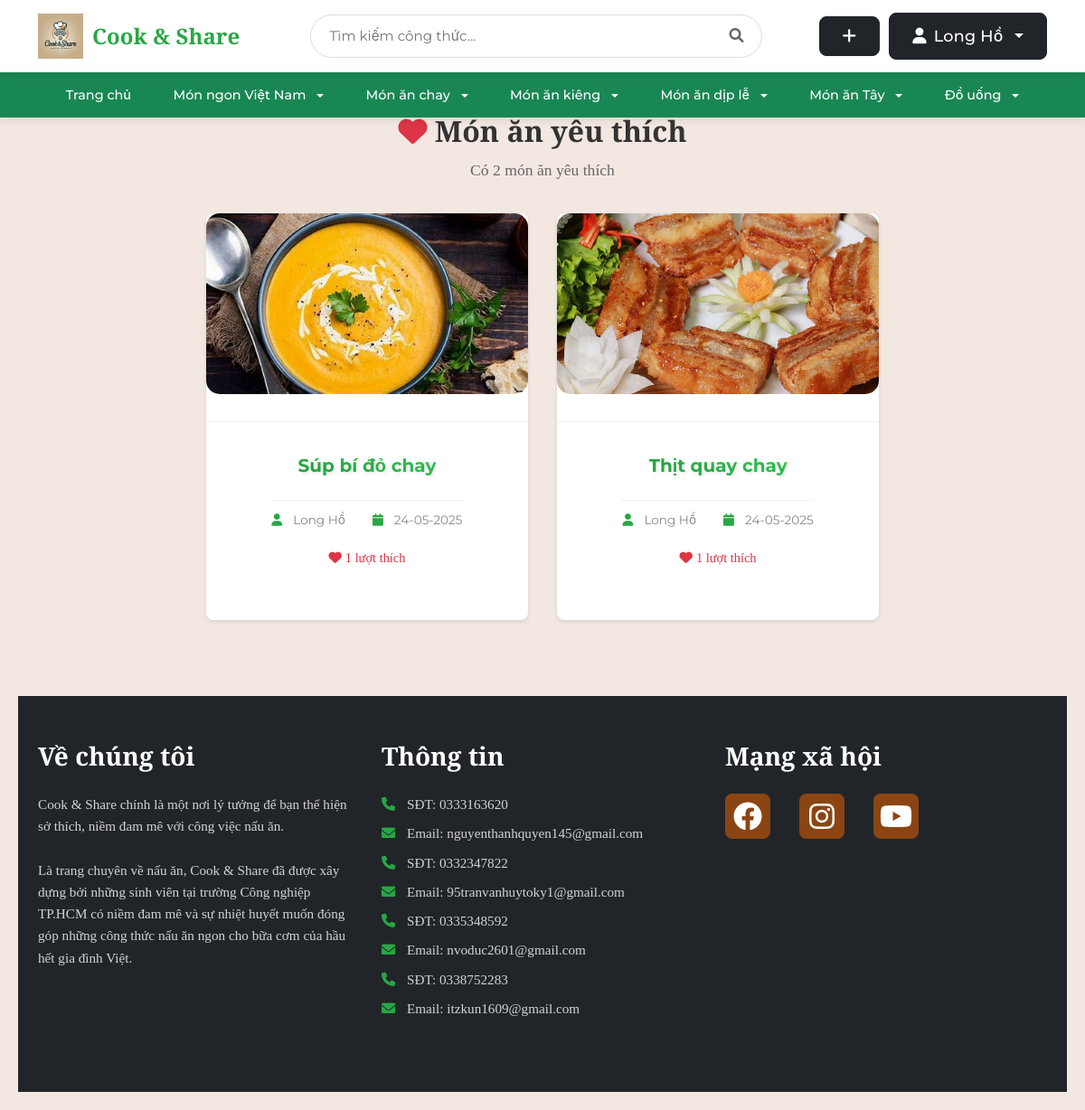
The app's page /favorites (signed in) with its own data.
### tables this page shows
CREATE TABLE user (
    id INTEGER PRIMARY KEY AUTOINCREMENT,
    username TEXT UNIQUE NOT NULL,
    password TEXT NOT NULL,
    email TEXT UNIQUE NOT NULL,
    created TIMESTAMP NOT NULL DEFAULT CURRENT_TIMESTAMP,
    avatar_path TEXT,
    role TEXT NOT NULL DEFAULT 'user',
    is_blocked BOOLEAN NOT NULL DEFAULT 0,
    gender TEXT,
    birthdate DATE,
    phone TEXT
);

CREATE TABLE blog_images (
    id INTEGER PRIMARY KEY AUTOINCREMENT,
    post_id INTEGER NOT NULL,
    image_path TEXT NOT NULL,
    is_main_image BOOLEAN DEFAULT 0,
    created TIMESTAMP NOT NULL DEFAULT CURRENT_TIMESTAMP,
    FOREIGN KEY (post_id) REFERENCES post (id) ON DELETE CASCADE
);

CREATE TABLE post (
    id INTEGER PRIMARY KEY AUTOINCREMENT,
    author_id INTEGER NOT NULL,
    created TIMESTAMP NOT NULL DEFAULT CURRENT_TIMESTAMP,
    title TEXT NOT NULL,
    description TEXT,
    ingredients TEXT NOT NULL,
    instructions TEXT NOT NULL,
    cooking_time INTEGER DEFAULT 0,
    servings INTEGER DEFAULT 1,
    FOREIGN KEY (author_id) REFERENCES user (id)
);

### share_recipe/blog.py (the view)
@bp.route('/favorites')
@login_required
def favorites():
    db = get_db()
    page = request.args.get('page', 1, type=int)
    per_page = 9
    offset = (page - 1) * per_page
    favorites = db.execute(
        'SELECT p.id, p.title, p.created, p.author_id, '
        'u.username, bi.image_path, '
        '(SELECT COUNT(*) FROM favorites f WHERE f.post_id = p.id) as like_count '
        'FROM favorites f '
        'JOIN post p ON f.post_id = p.id '
        'JOIN user u ON p.author_id = u.id '
        'LEFT JOIN blog_images bi ON p.id = bi.post_id AND bi.is_main_image = 1 '
        'WHERE f.user_id = ? '
        'ORDER BY f.created_at DESC '
        'LIMIT ? OFFSET ?',
        (g.user['id'], per_page, offset)
    ).fetchall()
    total_favorites = db.execute(
        'SELECT COUNT(*) FROM favorites WHERE user_id = ?',
        (g.user['id'],)
    ).fetchone()[0]
    total_pages = (total_favorites + per_page - 1) // per_page
    return render_template('blog/favorites.html',
                         favorites=favorites,
                         page=page,
                         total_pages=total_pages)

### share_recipe/templates/blog/favorites.html (shortened to what this page needs)
{% extends 'base.html' %}
{% block content %}
<div class="search-results-container">
    <div class="search-header">
        <h1><i class="fas fa-heart text-danger"></i> Món ăn yêu thích</h1>
        {% if favorites %}
            <p>Có {{ favorites|length }} món ăn yêu thích</p>
        {% endif %}
    </div>
    {% if favorites %}
        <div class="recipe-grid">
            {% for post in favorites %}
                <div class="recipe-card">
                    <a href="{{ url_for('blog.detail', id=post['id']) }}" class="recipe-link">
                        <div class="recipe-image">
                            {% if post.image_path %}
                                <img src="{{ url_for('static', filename=post.image_path) }}" alt="{{ post['title'] }}">
                            {% else %}
                                <img src="{{ url_for('static', filename='default-recipe.jpg') }}" alt="{{ post['title'] }}">
                            {% endif %}
                        </div>
                        <div class="recipe-info">
                            <h2 class="recipe-title">{{ post['title'] }}</h2>
                            <div class="recipe-meta">
                                <span class="author">
                                    <i class="fas fa-user"></i> {{ post['username'] }}
                                </span>
                                <span class="date">
                                    <i class="fas fa-calendar"></i> {{ post['created'].strftime('%d-%m-%Y') }}
                                </span>
                            </div>
                            <div class="recipe-stats">
                                <span class="likes">
                                    <i class="fas fa-heart"></i> {{ post['like_count'] }} lượt thích
                                </span>
                            </div>
                        </div>
                    </a>
                </div>
            {% endfor %}
        </div>
    {% else %}
        <div class="no-results">
            <p>Bạn chưa có món ăn yêu thích nào</p>
            <a href="{{ url_for('blog.index') }}" class="btn btn-primary">Khám phá công thức</a>
        </div>
    {% endif %}
</div>
{% endblock %}

### share_recipe/templates/base.html (shortened to what this page needs)
<!DOCTYPE html>
<html>
<head>
    <link rel="stylesheet" href="https://cdn.jsdelivr.net/npm/bootstrap@5.3.0/dist/css/bootstrap.min.css">
    <link rel="stylesheet" href="https://cdnjs.cloudflare.com/ajax/libs/font-awesome/6.0.0/css/all.min.css">
    {% block head %}
    <link rel="stylesheet" href="{{ url_for('static', filename='base.css') }}">
    <link rel="stylesheet" href="{{ url_for('static', filename='login.css') }}">
    <link rel="stylesheet" href="{{ url_for('static', filename='register.css') }}">
    <link rel="stylesheet" href="{{ url_for('static', filename='index.css') }}">
    <link rel="stylesheet" href="{{ url_for('static', filename='detail.css') }}">
    {% endblock %}
</head>
<body>
    <nav class="navbar navbar-expand-lg">
        <div class="container">
            <a class="navbar-brand" href="{{ url_for('blog.index') }}">
                <img src="{{ url_for('static', filename='uploads/logo/Logo_home.webp') }}" alt="Cook & Share" style="height: 50px;">
                <span class="brand-text">Cook & Share</span>
            </a>
            <div class="search-container">
                <form action="{{ url_for('blog.search') }}" method="get" class="search-box">
                    <input type="text" name="q" class="search-input" placeholder="Tìm kiếm công thức..." value="{{ request.args.get('q', '') }}">
                    <button type="submit" class="search-button">
                        <i class="fas fa-search"></i>
                    </button>
                </form>
            </div>
            <div class="user-actions">
                {% if g.user %}
                    <a href="{{ url_for('blog.create') }}" class="btn btn-dark btn-custom" title="Tạo công thức mới">
                        <i class="fas fa-plus"></i>
                    </a>
                    <div class="dropdown">
                        <button class="btn btn-dark btn-custom dropdown-toggle" type="button" id="userDropdown" data-bs-toggle="dropdown" aria-expanded="false">
                            {% if g.user.avatar_path %}
                                <img src="{{ url_for('static', filename=g.user.avatar_path) }}" class="user-avatar" alt="Avatar">
                            {% else %}
                                <i class="fas fa-user"></i>
                            {% endif %}
                            {{ g.user['username'] }}
                        </button>
                    </div>
                {% endif %}
            </div>
        </div>
    </nav>
    <nav class="navbar navbar-expand-lg bg-success">
        <div class="container">
            <div class="collapse navbar-collapse justify-content-center" id="categoryNav">
                <ul class="navbar-nav">
                    <li class="nav-item">
                        <a class="nav-link text-white" href="{{ url_for('blog.index') }}">Trang chủ</a>
                    </li>
                    <li class="nav-item dropdown">
                        <a class="nav-link text-white dropdown-toggle" href="#" role="button" data-bs-toggle="dropdown" aria-expanded="false">
                            Món ngon Việt Nam
                        </a>
                    </li>
                    <li class="nav-item dropdown">
                        <a class="nav-link text-white dropdown-toggle" href="#" role="button" data-bs-toggle="dropdown" aria-expanded="false">
                            Món ăn chay
                        </a>
                    </li>
                    <li class="nav-item dropdown">
                        <a class="nav-link text-white dropdown-toggle" href="#" role="button" data-bs-toggle="dropdown" aria-expanded="false">
                            Món ăn kiêng
                        </a>
                    </li>
                    <li class="nav-item dropdown">
                        <a class="nav-link text-white dropdown-toggle" href="#" role="button" data-bs-toggle="dropdown" aria-expanded="false">
                            Món ăn dịp lễ
                        </a>
                    </li>
                    <li class="nav-item dropdown">
                        <a class="nav-link text-white dropdown-toggle" href="#" role="button" data-bs-toggle="dropdown" aria-expanded="false">
                            Món ăn Tây
                        </a>
                    </li>
                    <li class="nav-item dropdown">
                        <a class="nav-link text-white dropdown-toggle" href="#" role="button" data-bs-toggle="dropdown" aria-expanded="false">
                            Đồ uống
                        </a>
                    </li>
                </ul>
            </div>
        </div>
    </nav>
    <div class="main-container">
        <div class="content">
            {% block content %}{% endblock %}
        </div>
    </div>
    <footer class="footer bg-dark text-white py-5">
        <div class="container">
            <div class="row">
                <div class="col-md-4 mb-4">
                    <h2 class="footer-heading mb-4">Về chúng tôi</h2>
                    <p>Cook & Share chính là một nơi lý tưởng để bạn thể hiện sở thích, niềm đam mê với công việc nấu ăn.</p>
                    <p>Là trang chuyên về nấu ăn, Cook & Share đã được xây dựng bởi những sinh viên tại trường Công nghiệp TP.HCM có niềm đam mê và sự nhiệt huyết muốn đóng góp những công thức nấu ăn ngon cho bữa cơm của hầu hết gia đình Việt.</p>
                </div>
                <div class="col-md-4 mb-4">
                    <h2 class="footer-heading mb-4">Thông tin</h2>
                    <div class="contact-info">
                        <p><i class="fas fa-phone me-2"></i>SĐT: 0333163620</p>
                        <p><i class="fas fa-envelope me-2"></i>Email: nguyenthanhquyen145@gmail.com</p>
                        <p><i class="fas fa-phone me-2"></i>SĐT: 0332347822</p>
                        <p><i class="fas fa-envelope me-2"></i>Email: 95tranvanhuytoky1@gmail.com</p>
                        <p><i class="fas fa-phone me-2"></i>SĐT: 0335348592</p>
                        <p><i class="fas fa-envelope me-2"></i>Email: nvoduc2601@gmail.com</p>
                        <p><i class="fas fa-phone me-2"></i>SĐT: 0338752283</p>
                        <p><i class="fas fa-envelope me-2"></i>Email: itzkun1609@gmail.com</p>
                    </div>
                </div>
                <div class="col-md-4 mb-4">
                    <h2 class="footer-heading mb-4">Mạng xã hội</h2>
                    <div class="social-links">
                        <a href="https://web.facebook.com/thah.wuyen/" class="social-link me-3">
                            <i class="fab fa-facebook fa-2x"></i>
                        </a>
                        <a href="https://www.instagram.com/_thah.wuyen_js/" class="social-link me-3">
                            <i class="fab fa-instagram fa-2x"></i>
                        </a>
                        <a href="https://www.youtube.com/@silverbullets8727" class="social-link">
                            <i class="fab fa-youtube fa-2x"></i>
                        </a>
                    </div>
                </div>
            </div>
        </div>
    </footer>
</body>
</html>

### records on screen
user: user.username "Long Hồ"
blog_images: image_path (picture), title "Súp bí đỏ chay", username "Long Hồ", created "24-05-2025", like_count "1"
blog_images: image_path (picture), title "Thịt quay chay", username "Long Hồ", created "24-05-2025", like_count "1"

### other values on screen
{{ favorites|length }} "2"
